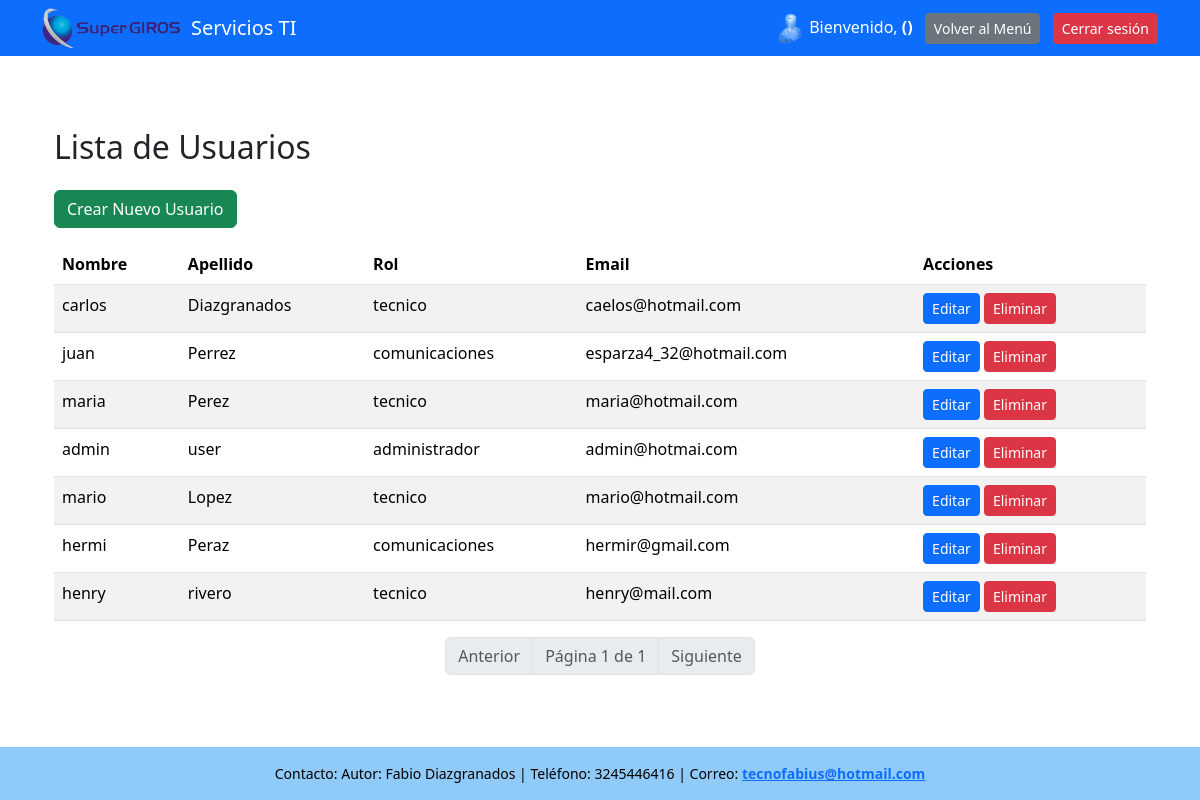
The page /usuarios/ (signed in) on the database as committed earlier.
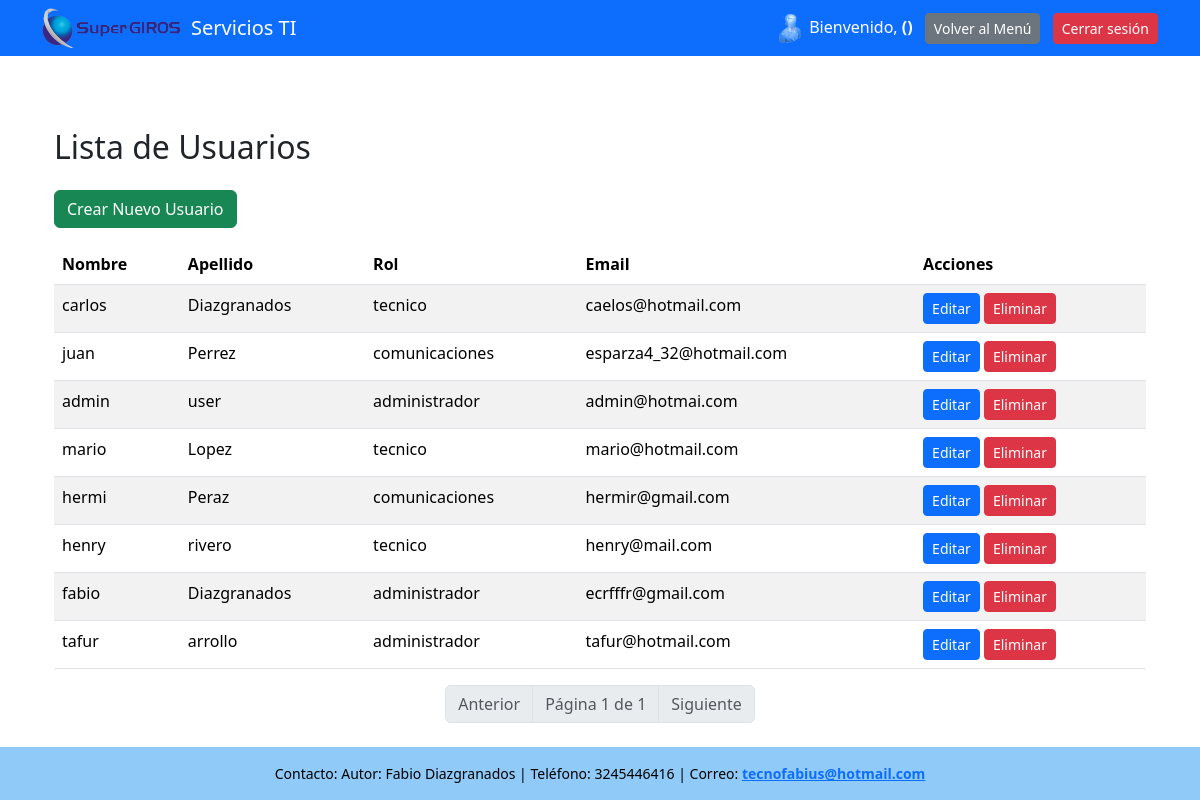
The same page on the database as committed later.
### servicios_ti/models.py (models this page shows, shortened)
class Usuario(models.Model):
    ROLES = [
        ('administrador', 'Administrador'),
        ('tecnico', 'Técnico'),
        ('comunicaciones', 'Comunicaciones')
    ]
    nombre_usuario= models.CharField(max_length=100)
    apellido = models.CharField(max_length=100)
    rol = models.CharField(max_length=50, choices=ROLES)
    password_usuario = models.CharField(max_length=20)
    email = models.EmailField('correo electrónico', unique=True)
    USERNAME_FIELD = 'nombre_usuario'
    REQUIRED_FIELDS = ['username', 'nombre_completo', 'rol']

### servicios_ti/views.py (the view)
# urls.py: path('usuarios/', views.lista_usuarios, name='lista_usuarios'),
def lista_usuarios(request):
    if 'usuario_id' not in request.session:
        return redirect('login')
    usuarios = Usuario.objects.all()
    paginator = Paginator(usuarios, 10)  # 10 por página
    page_number = request.GET.get('page')
    page_obj = paginator.get_page(page_number)
    return render(request, 'lista_usuarios.html', {'page_obj': page_obj})

### servicios_ti/templates/lista_usuarios.html
{% extends "base.html" %}
{% block content %}
<div class="container mt-5">
    <h2 class="mb-4">Lista de Usuarios</h2>
    <div class="d-flex justify-content-between mb-3">
        <a href="{% url 'crear_usuario' %}" class="btn btn-success">Crear Nuevo Usuario</a>
    </div>
    <table class="table table-striped">
        <thead>
        <tr>
            <th>Nombre</th>
            <th>Apellido</th>
            <th>Rol</th>
            <th>Email</th>
            <th>Acciones</th>
        </tr>
        </thead>
        <tbody>
        {% for usuario in page_obj %}
        <tr>
            <td>{{ usuario.nombre_usuario }}</td>
            <td>{{ usuario.apellido }}</td>
            <td>{{ usuario.rol }}</td>
            <td>{{ usuario.email }}</td>
            <td>
                <a href="{% url 'editar_usuario' usuario.id %}" class="btn btn-primary btn-sm">Editar</a>
                <a href="{% url 'eliminar_usuario' usuario.id %}" class="btn btn-danger btn-sm">Eliminar</a>
            </td>
        </tr>
        {% empty %}
        <tr><td colspan="5">No hay usuarios registrados.</td></tr>
        {% endfor %}
        </tbody>
    </table>
    <nav>
        <ul class="pagination justify-content-center">
            {% if page_obj.has_previous %}
                <li class="page-item">
                    <a class="page-link" href="?page={{ page_obj.previous_page_number }}">Anterior</a>
                </li>
            {% else %}
                <li class="page-item disabled"><span class="page-link">Anterior</span></li>
            {% endif %}
            <li class="page-item disabled">
                <span class="page-link">Página {{ page_obj.number }} de {{ page_obj.paginator.num_pages }}</span>
            </li>
            {% if page_obj.has_next %}
                <li class="page-item">
                    <a class="page-link" href="?page={{ page_obj.next_page_number }}">Siguiente</a>
                </li>
            {% else %}
                <li class="page-item disabled"><span class="page-link">Siguiente</span></li>
            {% endif %}
        </ul>
    </nav>
</div>
{% endblock %}

Rows that differ between the two databases and show on the page:
removed Usuario: nombre_usuario "maria", apellido "Perez", rol "tecnico", email "maria@hotmail.com"
added Usuario: nombre_usuario "fabio", apellido "Diazgranados", rol "administrador", email "ecrfffr@gmail.com"
added Usuario: nombre_usuario "tafur", apellido "arrollo", rol "administrador", email "tafur@hotmail.com"
